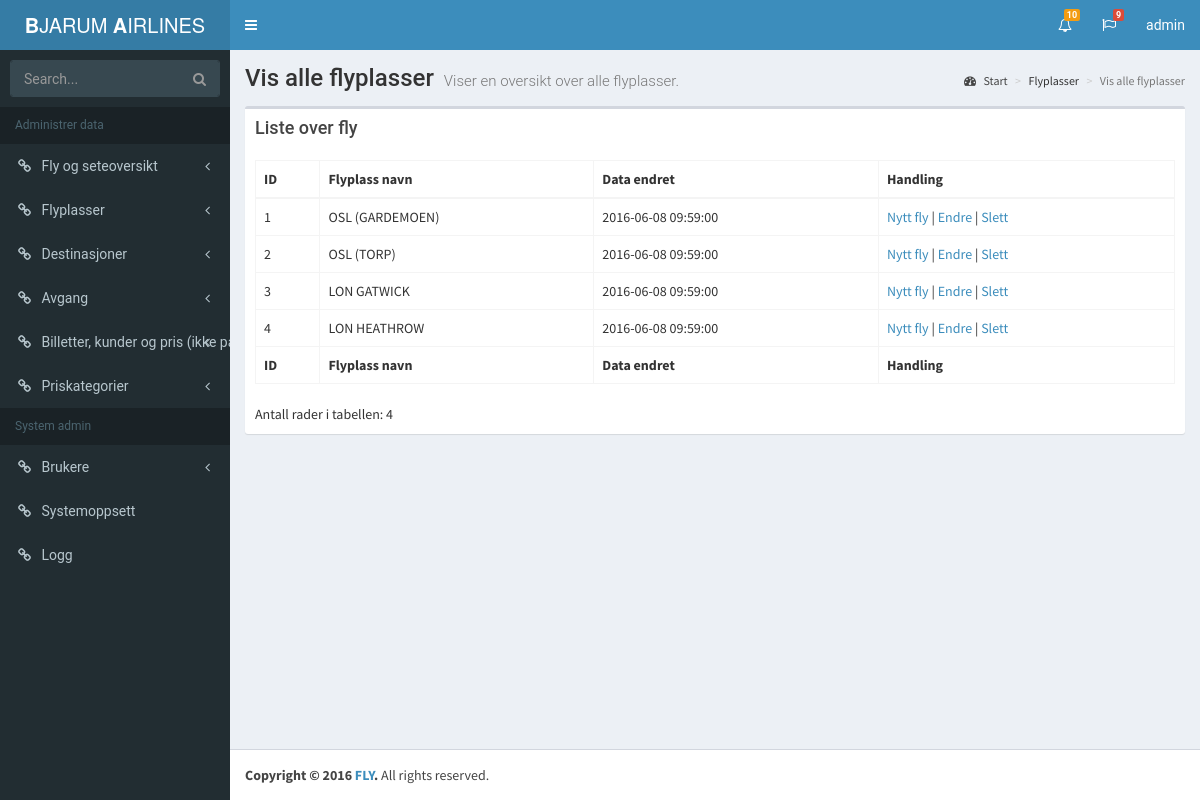
Page /vedlikehold/Airport/airports.php (signed in) on the committed database.
### tables this page shows
CREATE TABLE flyplass
(
    flyplassId INT NOT NULL AUTO_INCREMENT,
    navn VARCHAR(45) NOT NULL,
    endret TIMESTAMP DEFAULT CURRENT_TIMESTAMP ON UPDATE CURRENT_TIMESTAMP,
    CONSTRAINT pk_flyplass PRIMARY KEY (flyplassId)
);

### vedlikehold/php/AdminClasses.php (the view, shortened to what this page needs)
<?php
class Airport {
    public function ShowAllAirports(){
        include('../php/db.php');
        $html =  '';
        $oddOrEven = TRUE;
        $printOddOrEven = '';
        $query = $db_connection->prepare("SELECT flyplassId,navn,endret FROM flyplass");
        $query->execute();
        $query->bind_result($id, $navn, $endret);
        while ($query->fetch()) {
            if($oddOrEven){
                $oddOrEven = FALSE;
                $printOddOrEven = 'even';
            }
            else {
                $oddOrEven = TRUE;
                $printOddOrEven = 'odd';
            }
            $html .= '<tr role="row" class="'.$printOddOrEven.'"><td>'.$id.'</td><td>'.$navn.'</td><td>'.$endret.'</td><td><a href="./Airport/airportsAdd.php">Nytt fly</a> | <a href="./Airport/airportsEdit.php?id='.$id.'"">Endre</a> | <a onclick="return confirm(\'Er du sikker du ønsker å slette denne flyplassen?\')" href="./Airport/delete.php?id='.$id.'">Slett</a> </td></tr>';
        }
        return $html;
    }
}
class Count {
        public function AntallRader($tabell){
        include('../php/db.php');
        $query = $db_connection->query('SELECT COUNT(*) FROM ' . $tabell .'');
        $query = $query->fetch_row();
        $antallRader = 'Antall rader i tabellen: ' . $query[0]  ;
         return $antallRader;
    }
}

### vedlikehold/Airport/airports.php (shortened to what this page needs)
<?php
include('../html/start.php');
$errorMelding = "";
?>
<div class="content-wrapper">
  <section class="content-header">
      <h1>
        Vis alle flyplasser
        <small>Viser en oversikt over alle flyplasser.</small>
      </h1>
    <ol class="breadcrumb">
      <li><a href="../"><i class="fa fa-dashboard"></i> Start</a></li>
      <li>Flyplasser</li>
      <li class="active">Vis alle flyplasser</li>
    </ol>
  </section>
  <section class="content">
        <div class="row">
      <div class="col-xs-12">
        <div class="box">
          <div class="box-header"><?php echo $errorMelding; ?><div id="melding"></div>
            <h3 class="box-title">Liste over fly</h3>
          </div>
          <div class="box-body">
            <div id="example2_wrapper" class="dataTables_wrapper form-inline dt-bootstrap">
              <div class="row">
                <div class="col-sm-6"></div>
                <div class="col-sm-6"></div>
              </div>
              <div class="row">
                <div class="col-sm-12">
                  <table id="example2" class="table table-bordered table-hover dataTable" role="grid" aria-describedby="example2_info">
                    <thead>
                      <tr role="row">
                        <th class="sorting_asc" tabindex="0" aria-controls="example2" rowspan="1" colspan="1" aria-sort="ascending" aria-label="FlyplassId">ID</th>
                        <th class="sorting" tabindex="0" aria-controls="example2" rowspan="1" colspan="1" aria-label="FlyplassNavn">Flyplass navn</th>
                        <th class="sorting" tabindex="0" aria-controls="example2" rowspan="1" colspan="1" aria-label="FlyplassEndret">Data endret</th>
                        <th class="sorting" tabindex="0" aria-controls="example2" rowspan="1" colspan="1" aria-label="Handling">Handling</th></tr>
                    </thead>
                    <tbody>
<?php
include('../php/AdminClasses.php');
$airports = new Airport;
print( $airports->ShowAllAirports() );
?>
                    </tbody>
                    <tfoot>
                      <tr>
                        <th rowspan="1" colspan="1">ID</th>
                        <th rowspan="1" colspan="1">Flyplass navn</th>
                        <th rowspan="1" colspan="1">Data endret</th>
                        <th rowspan="1" colspan="1">Handling</th>
                      </tr>
                    </tfoot>
                  </table>
                </div>
              </div>
              <div class="row">
                <div class="col-sm-5">
                  <div class="dataTables_info" id="example2_info" role="status" aria-live="polite"><?php $rader = new Count; print( $rader->AntallRader('flyplass') ); ?></div>
                </div>
              </div>
            </div>
          </div>
        </div>
      </div>
    </div>
  </section>
  </div>

### vedlikehold/www/css/style.css (style rules this page uses)
body { margin: 0; }
article, aside, details, figcaption, figure, footer, header, hgroup, main, menu, nav, section, summary { display: block; }
h1 { font-size: 200%; padding: 0px; margin: 0; }
h1,h2,h3,h4,p,ul,figcaption,p,input,textarea { font-family: 'Roboto', sans-serif; }

### rows in the picture
flyplass: flyplassId "1", navn "OSL (GARDEMOEN)", endret "2016-06-08 09:59:00"
flyplass: flyplassId "2", navn "OSL (TORP)", endret "2016-06-08 09:59:00"
flyplass: flyplassId "3", navn "LON GATWICK", endret "2016-06-08 09:59:00"
flyplass: flyplassId "4", navn "LON HEATHROW", endret "2016-06-08 09:59:00"

### other values in the picture
$rader->AntallRader('flyplass') "Antall rader i tabellen: 4"
